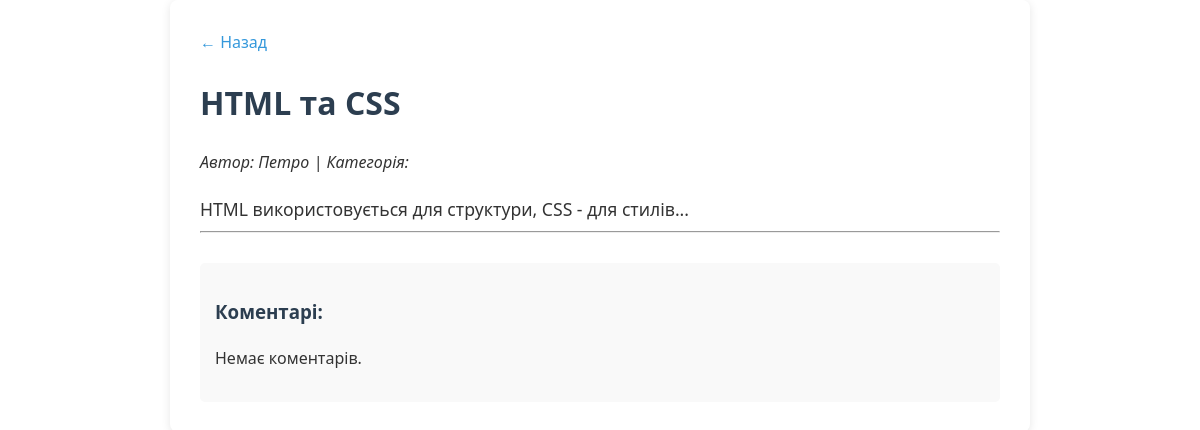
The app's page /post/4/ with its own data.
### blog/models.py (models this page shows, shortened)
class Article(models.Model):
    title = models.CharField(max_length=200)
    content = models.TextField()
    created_at = models.DateTimeField(auto_now_add=True)
    author = models.CharField(max_length=100, default='Анонім')
    is_published = models.BooleanField(default=False)

### blog/views.py (the view)
# urls.py: path('post/<int:post_id>/', views.post_detail, name='post_detail'),
def post_detail(request, post_id):
    article = get_object_or_404(Article, id=post_id)
    return render(request, 'blog/post_detail.html', {'post': article})

### blog/templates/blog/post_detail.html (shortened to what this page needs)
{% load static %}
<!DOCTYPE html>
<html>
<head>
    <link rel="stylesheet" href="/static/blog/css/style.css">
</head>
<body class="container">
    <a href="/">← Назад</a>
    <h1>{{ post.title }}</h1>
    <p><i>Автор: {{ post.author }} | Категорія: {{ post.category }}</i></p>
    <div class="content">{{ post.content }}</div>
    <hr>
    <div class="comments">
        <h3>Коментарі:</h3>
        {% for comment in comments %}
            <p><b>{{ comment.author }}:</b> {{ comment.text }}</p>
        {% empty %}
            <p>Немає коментарів.</p>
        {% endfor %}
    </div>
</body>
</html>

### blog/static/blog/css/style.css (style rules this page uses)
body { font-family: 'Segoe UI', Tahoma, Geneva, Verdana, sans-serif; line-height: 1.6; color: #333; background-color: #f4f7f6; margin: 0; padding: 20px; }
.container { max-width: 800px; margin: 0 auto; background: #fff; padding: 30px; border-radius: 8px; box-shadow: 0 2px 10px rgba(0,0,0,0.1); }
h1, h2, h3 { color: #2c3e50; }
.content { font-size: 1.1em; margin-top: 20px; text-align: justify; }
.comments { margin-top: 30px; padding: 15px; background: #f9f9f9; border-radius: 5px; }
a { color: #3498db; text-decoration: none; }

### records on screen
Article: title "HTML та CSS", author "Петро", content "HTML використовується для структури, CSS - для стилів..."
